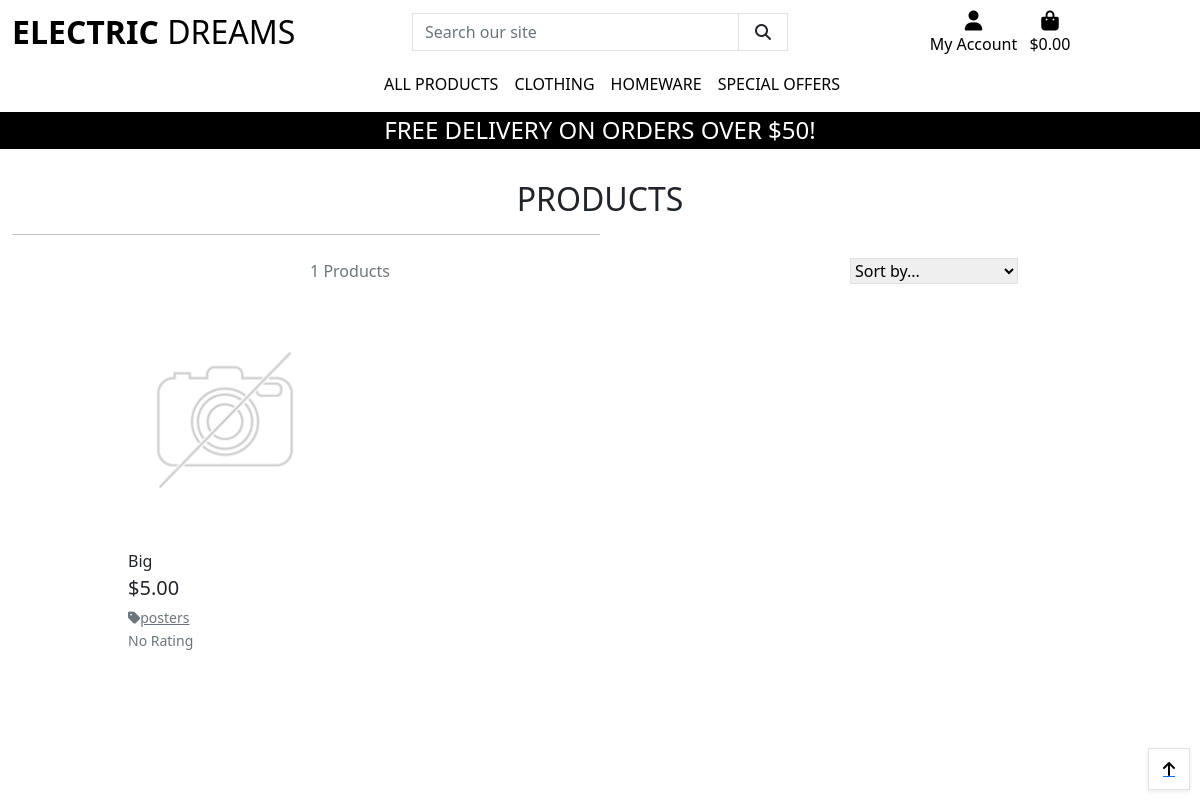
The app's page /products/ (signed in) with its own data.
### products/models.py (models this page shows, shortened)
class Product(models.Model):
    category = models.ForeignKey('Category', null=True, blank=True, on_delete=models.SET_NULL)
    sku = models.CharField(max_length=254, null=True, blank=True)
    name = models.CharField(max_length=254)
    description = models.TextField()
    has_sizes = models.BooleanField(default=False, null=True, blank=True)
    price = models.DecimalField(max_digits=6, decimal_places=2)
    rating = models.DecimalField(max_digits=6, decimal_places=2, null=True, blank=True)
    image_url = models.URLField(max_length=1024, null=True, blank=True)
    image = models.ImageField(null=True, blank=True)

class Category(models.Model):
    class Meta:
        verbose_name_plural = 'Categories'
    name = models.CharField(max_length=254)
    friendly_name = models.CharField(max_length=254, null=True, blank=True)

### products/views.py (the view, shortened to what this page needs)
# urls.py: path('', views.all_products, name='products')
def all_products(request):
    products = Product.objects.all()
    query = None
    categories = None
    sort = None
    direction = None
    current_sorting = f'{sort}_{direction}'
    context = {
        'products': products,
        'search_term': query,
        'current_categories': categories,
        'current_sorting': current_sorting,
    }
    return render(request, 'products/products.html', context)

### bag/contexts.py (called while the page is built, shortened)
def bag_contents(request):
    bag_items = []
    total = 0
    product_count = 0
    bag = request.session.get('bag', {})
    if total < settings.FREE_DELIVERY_THRESHOLD:
        delivery = total * Decimal(settings.STANDARD_DELIVERY_PERCENTAGE / 100)
        free_delivery_delta = settings.FREE_DELIVERY_THRESHOLD - total
    else:
        delivery = 0
        free_delivery_delta = 0
    grand_total = delivery + total
    context = {
        'bag_items': bag_items,
        'total': total,
        'product_count': product_count,
        'delivery': delivery,
        'free_delivery_delta': free_delivery_delta,
        'free_delivery_threshold': settings.FREE_DELIVERY_THRESHOLD,
        'grand_total': grand_total,
    }
    return context

### products/templates/products/products.html (shortened to what this page needs)
{% extends "base.html" %}
{% load static %}
{% block page_header %}
    <div class="container header-container">
    </div>
{% endblock %}
{% block content %}
    <div class="overlay"></div>
    <div class="container-fluid">
        <div class="row">
            <div class="col text-center mt-3">
                <h2 class="logo-font">Products</h2>
                <hr class="w-50 mb-1">
            </div>
        </div>
        <div class="row">
            <div class="product-container col-10 offset-1">
                <div class="row mt-1 mb-2">
                    <div class="col-12 col-md-6 my-auto order-md-last d-flex justify-content-center justify-content-md-end">
                        <div class="sort-select-wrapper w-50">
                            <select id="sort-selector" class="custom-select custom-select-sm rounded-0 border border-{% if current_sorting != 'None_None' %}info{% else %}black{% endif %}">
                                <option value="reset" {% if current_sorting == 'None_None' %}selected{% endif %}>Sort by...</option>
                            </select>
                        </div>
                    </div>
                    <div class="col-12 col-md-6 order-md-first">
                        <p class="text-muted mt-3 text-center text-md-left">
                            {{ products|length }} Products{% if search_term %} found for <strong>"{{ search_term }}"</strong>{% endif %}
                        </p>
                    </div>
                </div>
                <div class="row">
                    {% for product in products %}
                        <div class="col-sm-6 col-md-6 col-lg-4 col-xl-3">
                            <div class="card h-100 border-0">
                                {% if product.image %}
                                <a href="{% url 'product_detail' product.id %}">
                                    <img class="card-img-top img-fluid" src="{{ product.image.url }}" alt="{{ product.name }}">
                                </a>
                                {% else %}
                                <a href="{% url 'product_detail' product.id %}">
                                    <img class="card-img-top img-fluid" src="{{ MEDIA_URL }}noimage.png" alt="{{ product.name }}">
                                </a>
                                {% endif %}
                                <div class="card-body pb-0">
                                    <p class="mb-0">{{ product.name }}</p>
                                </div>
                                <div class="card-footer bg-white pt-0 border-0 text-left">
                                    <div class="row">
                                        <div class="col">
                                            <p class="lead mb-0 text-left font-weight-bold">${{ product.price }}</p>
                                            {% if product.category %}
                                            <p class="small mt-1 mb-0">
                                                <a class="text-muted" href="{% url 'products' %}?category={{ product.category.name }}">
                                                    <i class="fas fa-tag mr-1"></i>{{ product.category.friendly_name }}
                                                </a>
                                            </p>
                                            {% endif %}
                                            {% if product.rating %}
                                                <small class="text-muted"><i class="fas fa-star mr-1"></i>{{ product.rating }} / 5</small>
                                            {% else %}
                                                <small class="text-muted">No Rating</small>
                                            {% endif %}
                                        </div>
                                    </div>
                                </div>
                            </div>
                        </div>
                    {% endfor %}
                </div>
            </div>
        </div>
    </div>
    <div class="btt-button shadow-sm rounded-0 border border-black">
        <a class="btt-link d-flex h-100">
            <i class="fas fa-arrow-up text-black mx-auto my-auto"></i>
        </a>
    </div>
{% endblock %}

### static/css/base.css (style rules this page uses)
html { height: 100%; }
body { background: url('/media/homepage_background_cropped.jpg') no-repeat center center fixed; background-size: cover; height: calc(100vh - 164px); color: #555; font-family: 'Lato'; }
.logo-font { text-transform: uppercase; }
.text-black { color: #000 !important; }
.border-black { border: 1px solid black !important; }
.overlay { height: 100%; width: 100%; top: 0; left: 0; position: fixed; background: white; z-index: -1; }
.btt-button { height: 42px; width: 42px; position: fixed; bottom: 10px; right: 10px; }
.btt-link, .update-link, .remove-item { cursor: pointer; }
@media (min-width: 1200px) { .container { max-width: 80%; } }
@media (min-width: 992px) { .header-container { padding-top: 164px; } }

### records on screen
Product: name "Big", price "5.00", category.friendly_name "posters", shows "No Rating"

### other values on screen
{{ free_delivery_threshold }} "50"
{{ products|length }} "1"
